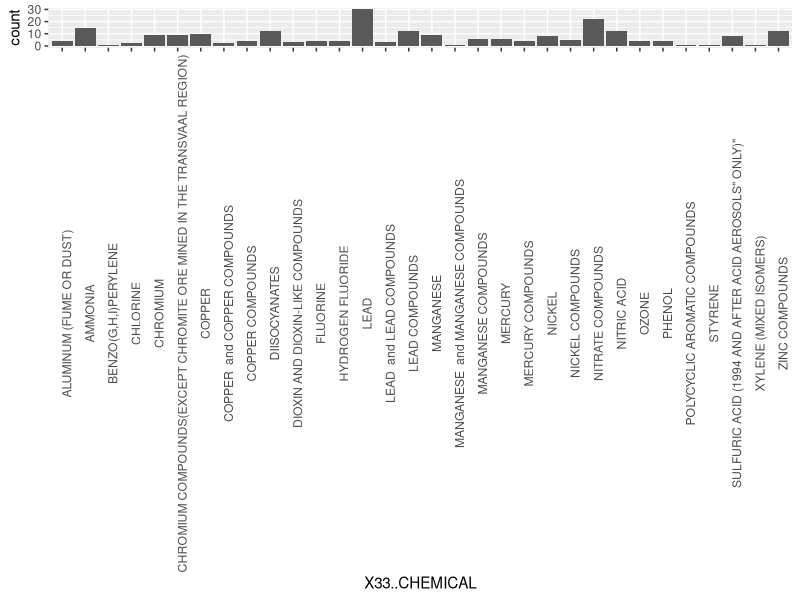

Write the R code that produced this figure.
library(ggplot2)
library(tidyverse)
Toxic_Release_Data <- read.csv("./Utah_Toxic_Release_Spills_Inventory_2015-2018_EPA_20240206.csv")
utah_county_data <- Toxic_Release_Data[Toxic_Release_Data$X7..COUNTY == "UTAH",]

ggplot(utah_county_data, aes(x = X33..CHEMICAL)) +
  geom_bar() +
  theme(axis.text.x = element_text(angle = 90))

# On second thought... turns out this data isn't the easiest to read or work with...
